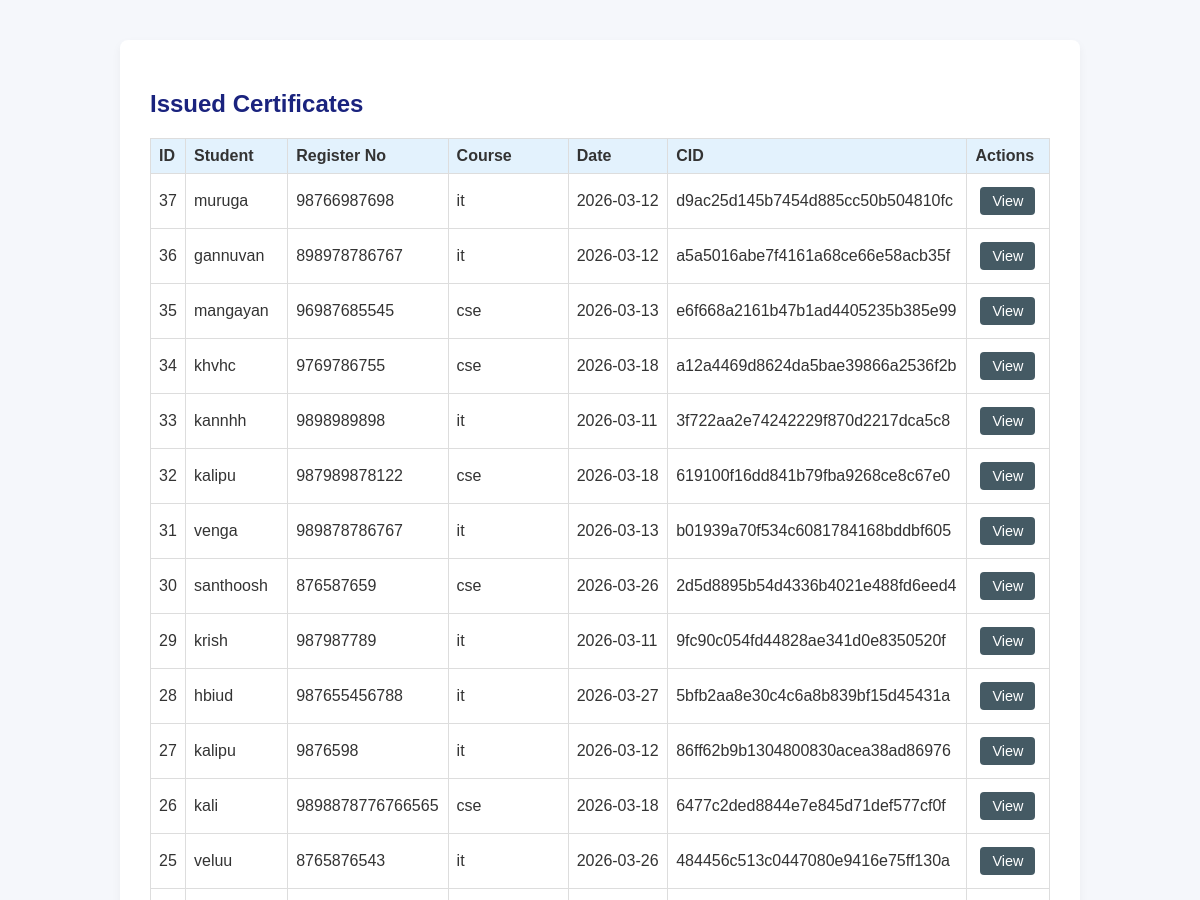
/admin/issued (signed in, upper part), run on an earlier commit of the app's database.
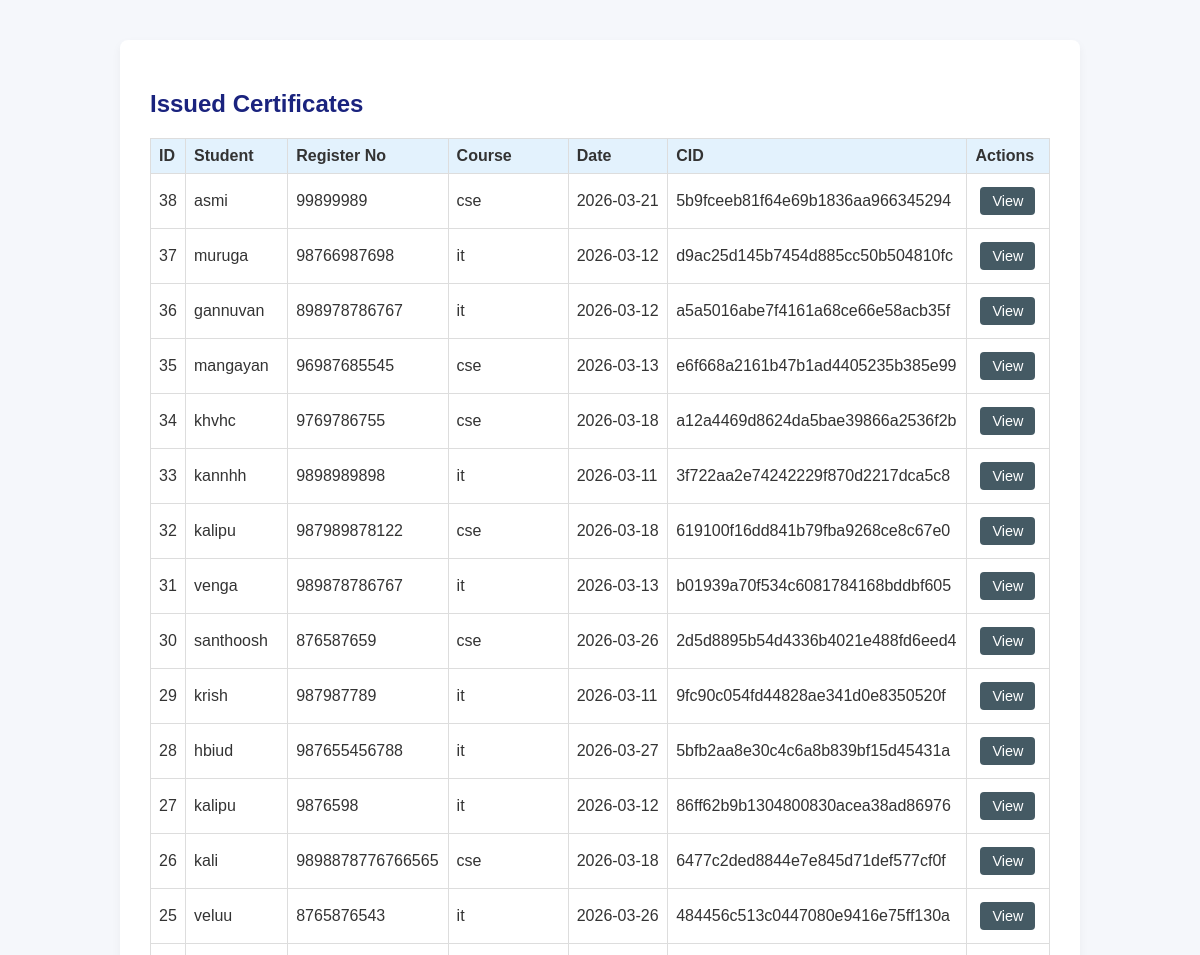
And on a later commit of the database.
### tables this page shows
CREATE TABLE certificates (
            id INTEGER PRIMARY KEY AUTOINCREMENT,
            student_name TEXT NOT NULL,
            register_number TEXT NOT NULL,
            course TEXT NOT NULL,
            issue_date TEXT NOT NULL,
            cid TEXT NOT NULL,
            blockchain_index INTEGER NOT NULL,
            pdf_filename TEXT NOT NULL,
            image_filename TEXT NOT NULL,
            created_at TEXT NOT NULL
        , ai_score REAL DEFAULT NULL, heatmap TEXT DEFAULT NULL, blockchain_tx TEXT DEFAULT NULL);

### routes/admin_routes.py (the view)
@admin_bp.route("/issued")
def issued_certificates():
    if not _require_admin():
        return redirect(url_for("admin.login"))
    certs = get_all_certificates()
    return render_template("issued_list.html", certificates=certs)

### database/init_db.py (called while the page is built)
def get_connection() -> sqlite3.Connection:
    DATABASE_PATH.parent.mkdir(parents=True, exist_ok=True)
    conn = sqlite3.connect(DATABASE_PATH)
    conn.row_factory = sqlite3.Row
    return conn

### models/certificate_model.py (called while the page is built)
def get_all_certificates() -> List[Certificate]:
    conn = get_connection()
    cur = conn.cursor()
    cur.execute("SELECT * FROM certificates ORDER BY created_at DESC")
    rows = cur.fetchall()
    conn.close()
    return [Certificate(**dict(row)) for row in rows]

### routes/admin_routes.py (called while the page is built)
def _require_admin() -> bool:
    return session.get("admin_logged_in", False)

### templates/issued_list.html (shortened to what this page needs)
<!DOCTYPE html>
<html lang="en">
<head>
    <link rel="stylesheet" href="{{ url_for('static', filename='css/style.css') }}">
</head>
<body>
<div class="container">
    <h2>{% if student_view %}My Certificates{% else %}Issued Certificates{% endif %}</h2>
    {% if certificates %}
        <table class="table">
            <thead>
            <tr>
                <th>ID</th>
                <th>Student</th>
                <th>Register No</th>
                <th>Course</th>
                <th>Date</th>
                <th>CID</th>
                <th>Actions</th>
            </tr>
            </thead>
            <tbody>
            {% for cert in certificates %}
                <tr>
                    <td>{{ cert.id }}</td>
                    <td>{{ cert.student_name }}</td>
                    <td>{{ cert.register_number }}</td>
                    <td>{{ cert.course }}</td>
                    <td>{{ cert.issue_date }}</td>
                    <td>{{ cert.cid }}</td>
                    <td>
                        {% if student_view %}
                            <a href="{{ url_for('student.download_certificate', cert_id=cert.id) }}" class="btn small">
                                Download
                            </a>
                        {% else %}
                            <a href="{{ url_for('admin.view_certificate', cert_id=cert.id) }}" class="btn small">
                                View
                            </a>
                        {% endif %}
                    </td>
                </tr>
            {% endfor %}
            </tbody>
        </table>
    {% else %}
        <p>No certificates found.</p>
    {% endif %}
</div>
</body>
</html>

### static/css/style.css (style rules this page uses)
body { font-family: Arial, sans-serif; margin: 0; padding: 0; background: #f5f7fb; color: #333; }
.container { max-width: 900px; margin: 40px auto; background: #ffffff; padding: 30px; border-radius: 8px; box-shadow: 0 4px 10px rgba(0, 0, 0, 0.05); }
h1, h2, h3 { color: #1a237e; }
.btn { display: inline-block; padding: 10px 20px; margin: 5px; border-radius: 4px; text-decoration: none; color: #ffffff; background: #455a64; transition: background 0.2s ease; }
.btn.small { padding: 6px 12px; font-size: 0.9em; }
.table { width: 100%; border-collapse: collapse; margin-top: 20px; }
.table th, .table td { border: 1px solid #ddd; padding: 8px; text-align: left; }
.table th { background: #e3f2fd; }

What changed in the data, as far as the page shows it:
added certificates: id "38", student_name "asmi", register_number "99899989", course "cse", issue_date "2026-03-21", cid "5b9fceeb81f64e69b1836aa966345294"
